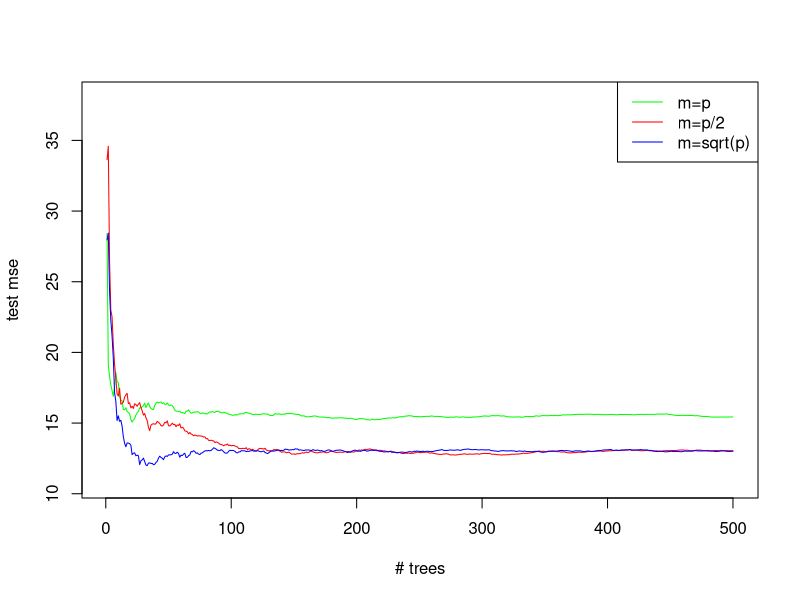

The R script that drew this image:
## ---- chunk 1
knitr::opts_chunk$set(echo = TRUE)
## ---- chunk 2
require(MASS)
require(randomForest)
data(Boston)
nfeats <- dim(Boston)[2] -1 #total number of features in the dataset
nsamp <-  dim(Boston)[1]

mtrys <- c(nfeats, nfeats/2, sqrt(nfeats))
ntrees <- seq(from=1, to=500)
## ---- chunk 3
set.seed(1101)
#split into train and test
#train <- sample( 1:nsamp, floor(4/5 * nsamp) )
train <- sample( 1:nsamp, nsamp/2 )
test <- (1:nsamp)[-train]

X.train <- Boston[train, -14] # all features minus response
X.test <-  Boston[test, -14]

Y.train <- Boston[train, 14] #response vector
Y.test  <- Boston[test, 14]

## ---- chunk 4
p <- nfeats
p.2 <- p / 2
p.sq <- sqrt(p)

#fit models for each  p (rf.boston.p$mse will contain values for each tree between 1 and 500)
rf.boston.p <- randomForest(X.train, Y.train, xtest=X.test, ytest=Y.test, mtry=p, ntree=500) 
rf.boston.p2 <- randomForest(X.train, Y.train, xtest=X.test, ytest=Y.test, mtry=p.2, ntree=500) 
rf.boston.psq <- randomForest(X.train, Y.train, xtest=X.test, ytest=Y.test, mtry=p.sq, ntree=500) 

# and plot the tes tmse data
# find ylims
y_min <- 0.9* min(c(rf.boston.p$test$mse, rf.boston.p2$test$mse, rf.boston.psq$test$mse))
y_max <- 1.1* max(c(rf.boston.p$test$mse, rf.boston.p2$test$mse, rf.boston.psq$test$mse))

plot(1:500, rf.boston.p$test$mse, col="green", type="l", xlab="# trees", ylab="test mse", ylim=c(y_min,y_max))
lines(1:500, rf.boston.p2$test$mse, col="red", type="l")
lines(1:500, rf.boston.psq$test$mse, col="blue", type="l")
legend("topright", c("m=p", "m=p/2", "m=sqrt(p)"), col=c("green", "red", "blue"), cex=1, lty=1)

